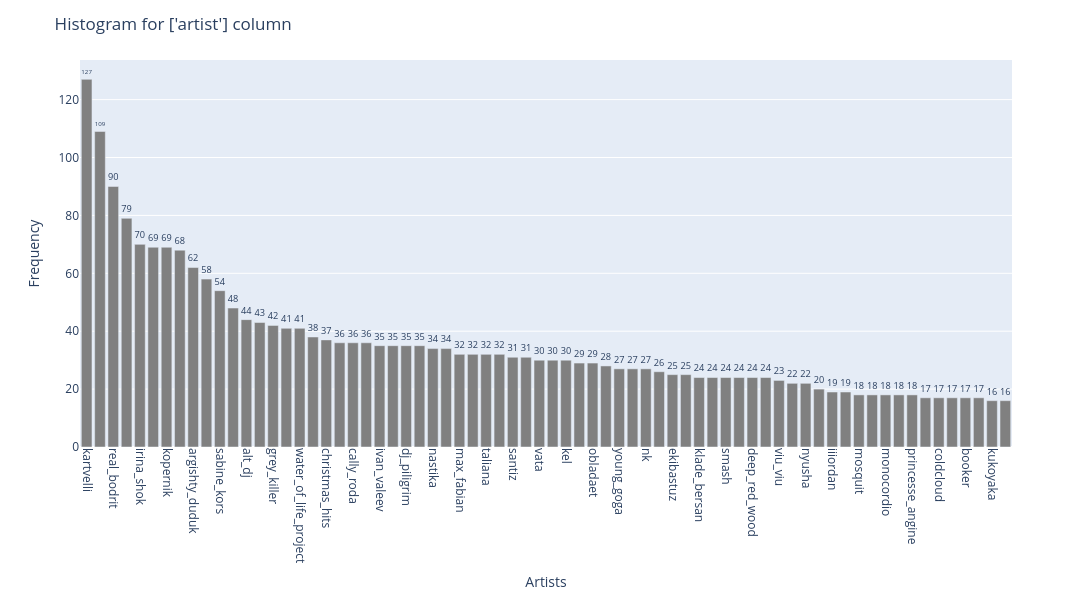

Notebook code for this chart:
### Code cell
# Histogram for 'artist' column
plot_cualitative_histogram_plotlypx(df_music_clean.loc[(df_music_clean['artist'] != 'unknown'), 'artist'], color="grey", title="Histogram for ['artist'] column", xlabel="Artists", 
                                    ylabel="Frequency", figsize=(1200, 600), xtick=None, ytick=None, rotation_x=90, rotation_y=0, top_n=70)

### Figure 1 — Plotly figure (JSON) as saved in the notebook; plotly's stock layout.template omitted (floating-point values rounded to 4 significant figures)
{"data": [{"hovertemplate": "Category=%{x}<br>Frequency=%{text}<extra></extra>", "legendgroup": "", "marker": {"color": "grey", "pattern": {"shape": ""}}, "name": "", "orientation": "v", "showlegend": false, "text": [127.0, 109.0, 90.0, 79.0, 70.0, 69.0, 69.0, 68.0, 62.0, 58.0, 54.0, 48.0, 44.0, 43.0, 42.0, 41.0, 41.0, 38.0, 37.0, 36.0, 36.0, 36.0, 35.0, 35.0, 35.0, 35.0, 34.0, 34.0, 32.0, 32.0, 32.0, 32.0, 31.0, 31.0, 30.0, 30.0, 30.0, 29.0, 29.0, 28.0, 27.0, 27.0, 27.0, 26.0, 25.0, 25.0, 24.0, 24.0, 24.0, 24.0, 24.0, 24.0, 23.0, 22.0, 22.0, 20.0, 19.0, 19.0, 18.0, 18.0, 18.0, 18.0, 18.0, 17.0, 17.0, 17.0, 17.0, 17.0, 16.0, 16.0], "textposition": "outside", "type": "bar", "x": ["kartvelli", "malfa", "real_bodrit", "the_seasons", "irina_shok", "relfy", "kopernik", "dr_living_dead", "argishty_duduk", "nikita", "sabine_kors", "rocket", "alt_dj", "ivory", "grey_killer", "drug_flash", "water_of_life_project", "kan", "christmas_hits", "maria_michelle", "cally_roda", "serebro", "ivan_valeev", "dazari", "dj_piligrim", "naymada", "nastika", "julia_dalia", "max_fabian", "ease_taste_feat_no_no_no_yes", "taliana", "alexandra", "santiz", "t_a_t_u", "vata", "the_solarburst", "kel", "unreal", "obladaet", "princessa_avenue", "young_goga", "ameriqa", "nk", "pokrapiva", "ekibastuz", "gazirovka", "klade_bersan", "mad_show_boys", "smash", "big_baby_tape", "deep_red_wood", "arsenium", "viu_viu", "the_uchpochmack", "nyusha", "reflex", "iiiordan", "kizaru", "mosquit", "the_broln_czech_radio_orchestra", "monocordio", "jessie_vatutin", "princesse_angine", "tesla_boy", "coldcloud", "the_chemodan", "booker", "aiden_j", "kukoyaka", "royal_crown_revue"], "xaxis": "x", "y": [127, 109, 90, 79, 70, 69, 69, 68, 62, 58, 54, 48, 44, 43, 42, 41, 41, 38, 37, 36, 36, 36, 35, 35, 35, 35, 34, 34, 32, 32, 32, 32, 31, 31, 30, 30, 30, 29, 29, 28, 27, 27, 27, 26, 25, 25, 24, 24, 24, 24, 24, 24, 23, 22, 22, 20, 19, 19, 18, 18, 18, 18, 18, 17, 17, 17, 17, 17, 16, 16], "yaxis": "y"}], "layout": {"barmode": "relative", "height": 600, "legend": {"tracegroupgap": 0}, "margin": {"t": 60}, "title": {"text": "Histogram for ['artist'] column"}, "width": 1200, "xaxis": {"anchor": "y", "domain": [0, 1], "tickangle": 90, "title": {"text": "Artists"}}, "yaxis": {"anchor": "x", "domain": [0, 1], "tickangle": 0, "title": {"text": "Frequency"}}}}
